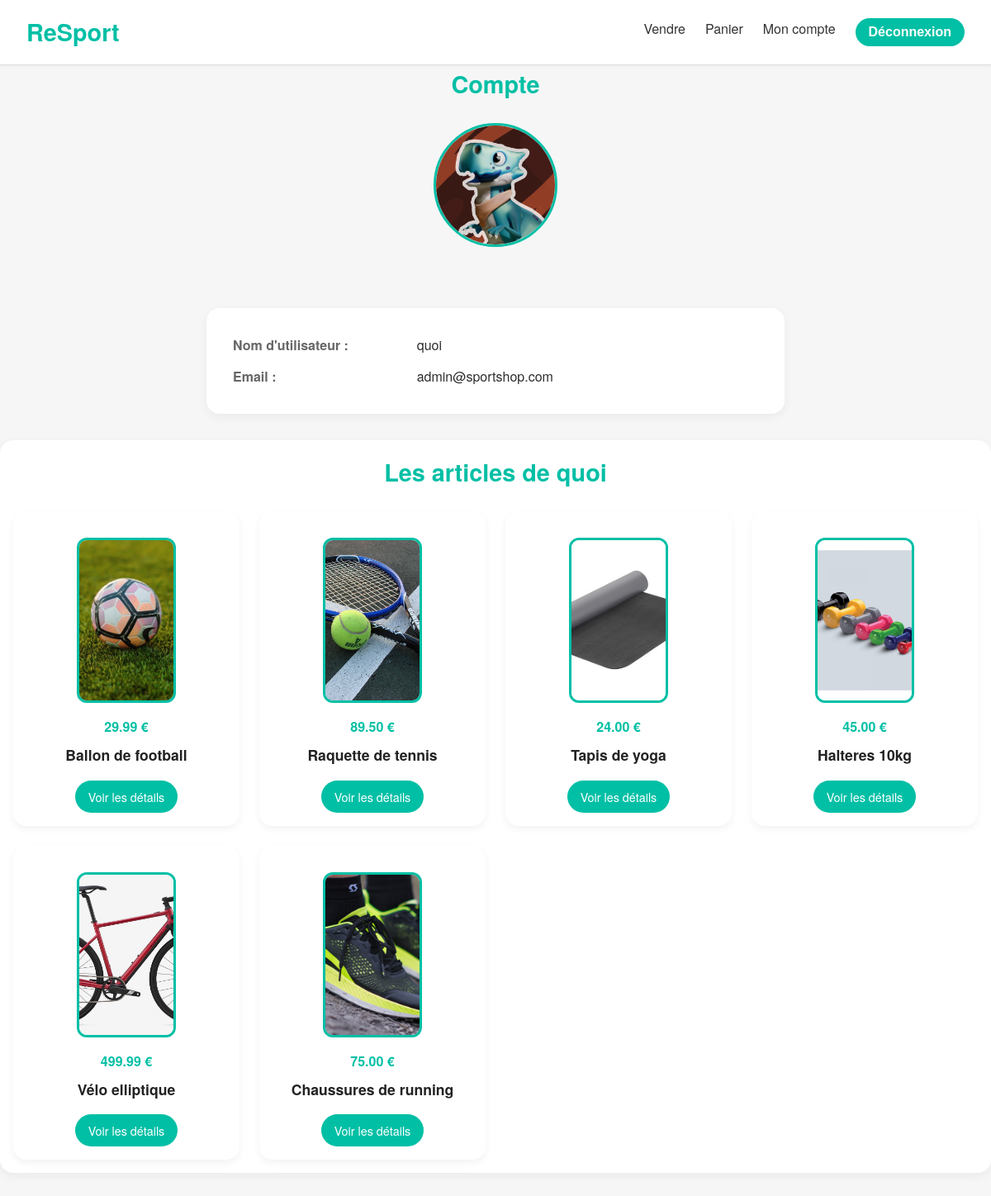
The app's page /pages/accountPage.php?id=3 (signed in) with its own data.
### tables this page shows
CREATE TABLE User (
    id INT AUTO_INCREMENT PRIMARY KEY,
    username VARCHAR(50) NOT NULL UNIQUE,
    password VARCHAR(255) NOT NULL, 
    email VARCHAR(100) NOT NULL UNIQUE,
    balance DECIMAL(10, 2) DEFAULT 0.00,
    profile_photo VARCHAR(255), 
    role ENUM('client', 'admin') DEFAULT 'client'
);

CREATE TABLE Article (
    id INT AUTO_INCREMENT PRIMARY KEY,
    name VARCHAR(100) NOT NULL,
    description TEXT,
    price DECIMAL(10, 2) NOT NULL,
    publish_date DATETIME DEFAULT CURRENT_TIMESTAMP,
    author_id INT,
    image_link VARCHAR(255),
    FOREIGN KEY (author_id) REFERENCES User(id) ON DELETE SET NULL
);

### includes/loginDB.php (called while the page is built, shortened)
<?php
    function getAll()
    {
        $name = $_SESSION['name'];
        try {
            $mysqlClient = getPDOConnection();
            $mysqlClient->setAttribute(PDO::ATTR_ERRMODE, PDO::ERRMODE_EXCEPTION);
            $userStmt = $mysqlClient->prepare('SELECT * FROM `user` WHERE username = :name');
            $userStmt->execute(['name' => $name]);
            $user = $userStmt->fetch(PDO::FETCH_ASSOC);
            $userId = $user['id'];
            $articlesStmt = $mysqlClient->prepare('SELECT * FROM `article` WHERE author_id = :id');
            $articlesStmt->execute(['id' => $userId]);
            $articles = $articlesStmt->fetchAll(PDO::FETCH_ASSOC);
            $invoicesStmt = $mysqlClient->prepare('SELECT * FROM `invoice` WHERE user_id = :id');
            $invoicesStmt->execute(['id' => $userId]);
            $invoices = $invoicesStmt->fetchAll(PDO::FETCH_ASSOC);
            return [
                'user' => $user,
                'articles' => $articles,
                'invoices' => $invoices
            ];
        } catch (PDOException $e) {
            echo "Erreur : " . $e->getMessage();
            return null;
        }
    }
    function getUserById($id) {
        try {
            $mysqlClient = getPDOConnection();
            $mysqlClient->setAttribute(PDO::ATTR_ERRMODE, PDO::ERRMODE_EXCEPTION);
            $userStmt = $mysqlClient->prepare('SELECT * FROM `user` WHERE id = :id');
            $userStmt->execute(['id' => $id]);
            $user = $userStmt->fetch(PDO::FETCH_ASSOC);
            $articlesStmt = $mysqlClient->prepare('SELECT * FROM `article` WHERE author_id = :id');
            $articlesStmt->execute(['id' => $id]);
            $articles = $articlesStmt->fetchAll(PDO::FETCH_ASSOC);
            $invoicesStmt = $mysqlClient->prepare('SELECT * FROM `invoice` WHERE user_id = :id');
            $invoicesStmt->execute(['id' => $id]);
            $invoices = $invoicesStmt->fetchAll(PDO::FETCH_ASSOC);
            return [
                'user' => $user,
                'articles' => $articles,
                'invoices' => $invoices
            ];
        } catch (PDOException $e) {
            echo "Erreur : " . $e->getMessage();
            return null;
        }
    }
?>

### pages/accountPage.php (the view, shortened to what this page needs)
<?php
    include_once '../includes/loginDB.php';
    $data = getAll();
    $currentUserId = null;
    if ($data && isset($data['user']['id'])) {
        $currentUserId = $data['user']['id'];
    }
    $requestedId = intval($_GET['id']);
    $dataOther = getUserById($requestedId);
    $userOther = $dataOther['user'];
    $articlesOther = $dataOther['articles'];
?>
<!DOCTYPE html>
<html lang="fr">
    <head>
        <link rel="stylesheet" href="../css/account.css">
        <link rel="stylesheet" href="../css/header.css">
    </head>
    <?php if ($currentUserId === $requestedId) { ?>
        <body>
            <?php include '../templates/header.php'; ?>
            <div class="body">
            <h3>Compte</h3>
            <?php
                if (!empty($user['profile_photo'])) {
                    echo '<img src="../images/' . htmlspecialchars($user['profile_photo']) . '" alt="Photo de profil" style="width:150px;height:150px;border-radius:50%;object-fit:cover;"><br>';
                } else {
                    echo '<p>Aucune photo de profil.</p>';
                }
            ?>
            <div class="profile-info">
                <div>Nom d'utilisateur :</div>
                <div><?= htmlspecialchars($user['username']) ?></div>
                <div>Email :</div>
                <div><?= htmlspecialchars($user['email']) ?></div>
                <div>Solde :</div>
                <div>
                    <?= htmlspecialchars($user['balance']) ?> €
                    <a href="paymentPage.php" class="balance-button">Ajouter de l'argent</a>
                </div>
            </div>
            <form method="POST" action="" enctype="multipart/form-data">
                <label>Photo de profil :</label><br>
                <input type="file" name="profile_picture" accept="image/*"><br><br>
                <label>Nouvel email :</label><br>
                <input type="email" name="new_email" placeholder="Laissez vide pour ne pas modifier"><br><br>
                <label>Nouveau mot de passe :</label><br>
                <input type="password" name="new_password" placeholder="Laissez vide pour ne pas modifier"><br><br>
                <button type="submit" name="modifier">Modifier</button>
                <?php
                if (isset($_POST['modifier']) && isset($_SESSION['name'])) {
                    $newEmail = trim($_POST['new_email']);
                    $newPassword = trim($_POST['new_password']);
                    $currentUsername = trim($_SESSION['name']);
                    $error = null;
                    $success = null;
                    $params = [];
                    $sql = "UPDATE user SET ";
                    if (!empty($newPassword)) {
                        if (!passwordIsValid($newPassword)) {
                            $error = "Le mot de passe doit contenir au moins 8 caractères, une majuscule, une minuscule, un chiffre et un caractère spécial.";
                        } else {
                            $hashedPassword = password_hash($newPassword, PASSWORD_DEFAULT);
                            $sql .= "password = :newPassword, ";
                            $params['newPassword'] = $hashedPassword;
                        }
                    }
                    if (!empty($newEmail)) {
                        $sql .= "email = :newEmail, ";
                        $params['newEmail'] = $newEmail;
                    }
                    if (isset($_FILES['profile_picture']) && $_FILES['profile_picture']['error'] === UPLOAD_ERR_OK) {
                        $fileTmpPath = $_FILES['profile_picture']['tmp_name'];
                        $fileName = $_FILES['profile_picture']['name'];
                        $fileExtension = strtolower(pathinfo($fileName, PATHINFO_EXTENSION));
                        $allowedExtensions = ['jpg', 'jpeg', 'png', 'gif'];
                        if (in_array($fileExtension, $allowedExtensions)) {
                            $newFileName = uniqid('pp_', true) . '.' . $fileExtension;
                            $uploadDir = '../images/';
                            $destPath = $uploadDir . $newFileName;
                            if (move_uploaded_file($fileTmpPath, $destPath)) {
                                $imageInfo = getimagesize($destPath);
                                if ($imageInfo === false) {
                                    unlink($destPath);
                                    $error = "Le fichier n'est pas une image valide.";
                                }
                                $sql .= "profile_photo = :profilePicture, ";
                                $params['profilePicture'] = $newFileName;
                            } else {
                                $error = "Erreur lors de l'upload de l'image.";
                            }
                        } else {
                            $error = "Format d'image non autorisé. Seuls JPG, PNG et GIF sont acceptés.";
                        }
                    }
                    if (!$error && !empty($params)) {
                        $sql = rtrim($sql, ", ");
                        $sql .= " WHERE username = :currentUsername";
                        $params['currentUsername'] = $currentUsername;
                        try {
                            $pdo = getPDOConnection();
                            $stmt = $pdo->prepare($sql);
                            $stmt->execute($params);
                            $success = "Informations mises à jour avec succès.";
                        } catch (PDOException $e) {
                            $error = "Erreur : " . $e->getMessage();
                        }
                    } elseif (!$error) {
                        $error = "Aucune modification effectuée.";
                    }
                    if ($error) {
                        echo "<p style='color: red;'>$error</p>";
                    } elseif ($success) {
                        echo "<p style='color: green;'>$success</p>";
                        header("Location: accountPage.php?id=" . $user['id']);
                        exit();
                    }
                }
                ?>
            </form>
            <section class="featured-products">
                <h3>Mes articles</h3>
                <div class="products-grid">
                    <?php
                        foreach ($articles as $article) {
                            echo '<div class="product-card">';
                            echo '<img src="../images/' . $article['image_link'] . '" alt="' . $article['name'] . '">';
                            echo '<p>' . $article['price'] . ' €</p>';
                            echo '<h3>' . $article['name'] . '</h3>';
                            echo '<a href="./detailsPage.php?id=' . $article['id'] . '" class="cta-button">Voir les détails</a>';
                            echo '</div>';
                        }
                    ?>
                </div>
            </section>
            <section class="invoice-section">
                <h3>Mes factures</h3>
                <div class="invoice-cards">
                    <?php foreach ($invoices as $invoice): ?>
                        <div class="invoice-card">
                            <div><span>Date d'achat :</span><?= htmlspecialchars($invoice['transaction_date']) ?></div>
                            <div><span>Montant :</span><?= htmlspecialchars($invoice['amount']) ?> €</div>
                            <div><span>Adresse :</span><?= htmlspecialchars($invoice['billing_address']) ?></div>
                            <div><span>Ville :</span><?= htmlspecialchars($invoice['billing_city']) ?></div>
                            <div><span>Code postal :</span><?= htmlspecialchars($invoice['billing_postal_code']) ?></div>
                        </div>
                    <?php endforeach; ?>
                </div>
            </section>
            </div>
        </body>
    </html>
<?php } else { ?>
    <body>
        <?php include '../templates/header.php'; ?>
        <div class="body">
        <h3>Compte</h3>
        <?php
            if (!empty($userOther['profile_photo'])) {
                echo '<img src="../images/' . htmlspecialchars($userOther['profile_photo']) . '" alt="Photo de profil" style="width:150px;height:150px;border-radius:50%;object-fit:cover;"><br>';
            } else {
                echo '<p>Aucune photo de profil.</p>';
            }
        ?>
        <div class="profile-info">
                <div>Nom d'utilisateur :</div>
                <div><?= htmlspecialchars($userOther['username']) ?></div>
                <div>Email :</div>
                <div><?= htmlspecialchars($userOther['email']) ?></div>
        </div>
        <section class="featured-products">
            <h3>Les articles de <?= htmlspecialchars($userOther['username']) ?></h3>
            <div class="products-grid">
                <?php
                    foreach ($articlesOther as $articleOther) {
                        echo '<div class="product-card">';
                        echo '<img src="../images/' . $articleOther['image_link'] . '" alt="' . $articleOther['name'] . '">';
                        echo '<p>' . $articleOther['price'] . ' €</p>';
                        echo '<h3>' . $articleOther['name'] . '</h3>';
                        echo '<a href="./detailsPage.php?id=' . $articleOther['id'] . '" class="cta-button">Voir les détails</a>';
                        echo '</div>';
                    }
                ?>
            </div>
        </section>
        </div>
    </body>
<?php } ?>

### css/account.css (style rules this page uses)
* { margin: 0; padding: 0; box-sizing: border-box; }
body { font-family: 'Helvetica Neue', 'Segoe UI', sans-serif; margin: 0; padding: 0; background-color: #f6f6f6; color: #2d2d2d; line-height: 1.6; }
h3, h2 { color: #00bfa5; font-size: 1.8rem; margin-bottom: 1.5rem; text-align: center; }
img { width: 120px; height: 120px; object-fit: cover; border-radius: 50%; margin: 1rem auto; display: block; border: 3px solid #00bfa5; }
.body form, section { background-color: #fff; padding: 2rem; margin: 2rem auto; border-radius: 16px; box-shadow: 0 4px 12px rgba(0, 0, 0, 0.05); max-width: 700px; }
.profile-info { display: grid; grid-template-columns: 1fr 2fr; gap: 0.8rem 1rem; background-color: #fff; padding: 2rem; border-radius: 16px; margin: 2rem auto; max-width: 700px; box-shadow: 0 4px 12px rgba(0, 0, 0, 0.05); font-size: 1rem; }
.profile-info div:nth-child(odd) { font-weight: 600; color: #666; }
.profile-info div:nth-child(even) { color: #2d2d2d; }
.featured-products { max-width: 1200px; margin: 2rem auto; padding: 1rem; }
.products-grid { display: grid; grid-template-columns: repeat(auto-fill, minmax(250px, 1fr)); gap: 1.5rem; }
.product-card { background-color: #fff; border-radius: 16px; padding: 1rem; box-shadow: 0 4px 10px rgba(0, 0, 0, 0.05); display: flex; flex-direction: column; align-items: center; transition: transform 0.2s ease; }
.product-card img { max-width: 100%; height: 200px; object-fit: cover; border-radius: 12px; margin-bottom: 1rem; }
.product-card h3 { font-size: 1.1rem; color: #222; text-align: center; margin: 0.5rem 0; }
.product-card p { font-size: 1rem; color: #00bfa5; font-weight: 600; }
.product-card .cta-button { margin-top: 0.5rem; background-color: #00bfa5; color: white; padding: 0.5rem 1rem; border-radius: 20px; text-decoration: none; font-size: 0.9rem; font-weight: 500; transition: background-color 0.3s ease; }

### css/header.css (style rules this page uses)
a { text-decoration: none; color: inherit; }

### records on screen
user: profile_photo (picture), username "quoi", email "admin@sportshop.com"
article: image_link (picture), price "29.99", name "Ballon de football"
article: image_link (picture), price "89.50", name "Raquette de tennis"
article: image_link (picture), price "24.00", name "Tapis de yoga"
article: image_link (picture), price "45.00", name "Halteres 10kg"
article: image_link (picture), price "499.99", name "Vélo elliptique"
article: image_link (picture), price "75.00", name "Chaussures de running"
